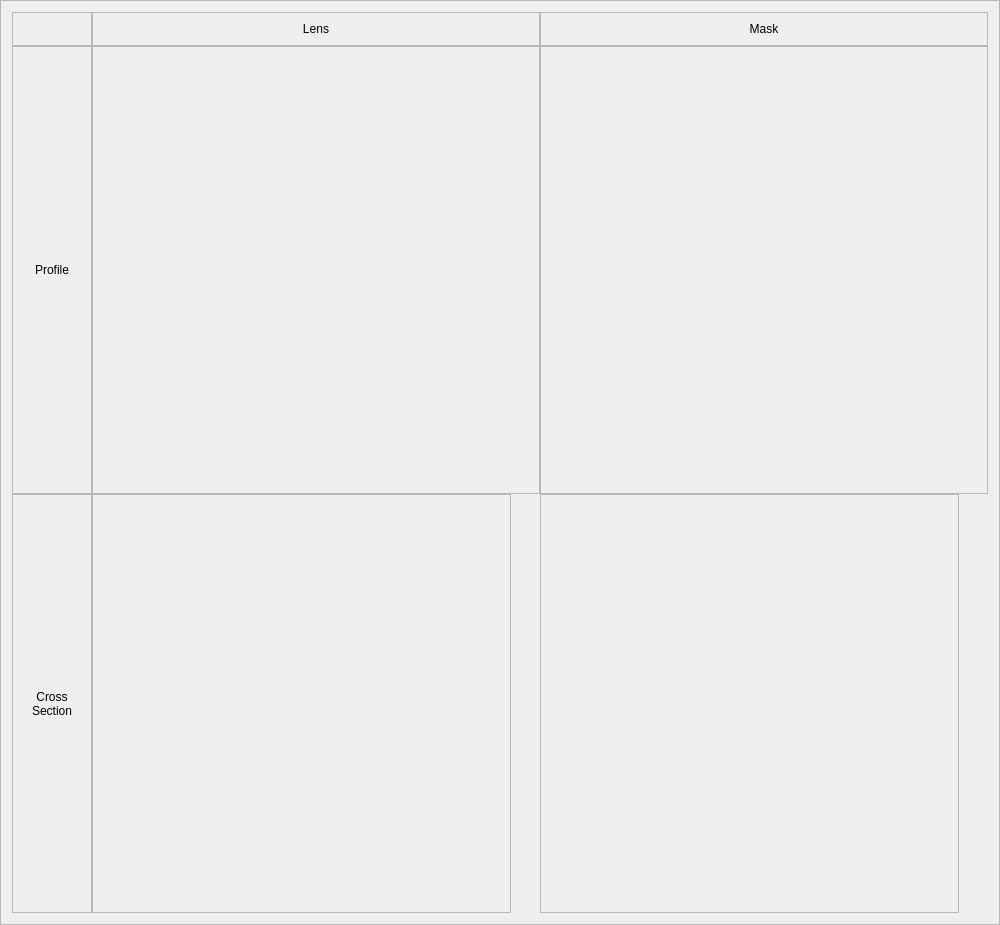
        <widget class="QFrame" name="frame_Display">
         <property name="minimumSize">
          <size>
           <width>0</width>
           <height>0</height>
          </size>
         </property>
         <property name="maximumSize">
          <size>
           <width>16777215</width>
           <height>16777215</height>
          </size>
         </property>
         <property name="frameShape">
          <enum>QFrame::StyledPanel</enum>
         </property>
         <property name="frameShadow">
          <enum>QFrame::Raised</enum>
         </property>
         <layout class="QGridLayout" name="gridLayout_14">
          <property name="spacing">
           <number>0</number>
          </property>
          <item row="1" column="0">
           <widget class="QFrame" name="frame_5">
            <property name="minimumSize">
             <size>
              <width>0</width>
              <height>361</height>
             </size>
            </property>
            <property name="maximumSize">
             <size>
              <width>80</width>
              <height>16777215</height>
             </size>
            </property>
            <property name="autoFillBackground">
             <bool>true</bool>
            </property>
            <property name="frameShape">
             <enum>QFrame::StyledPanel</enum>
            </property>
            <property name="frameShadow">
             <enum>QFrame::Raised</enum>
            </property>
            <layout class="QGridLayout" name="gridLayout_11">
             <item row="0" column="0">
              <widget class="QLabel" name="label_TitleProfile_2">
               <property name="styleSheet">
                <string notr="true">font: 14pt &quot;MS Shell Dlg 2&quot;;</string>
               </property>
               <property name="text">
                <string>Profile</string>
               </property>
               <property name="alignment">
                <set>Qt::AlignCenter</set>
               </property>
              </widget>
             </item>
            </layout>
           </widget>
          </item>
          <item row="2" column="0">
           <widget class="QFrame" name="frame_6">
            <property name="minimumSize">
             <size>
              <width>0</width>
              <height>361</height>
             </size>
            </property>
            <property name="maximumSize">
             <size>
              <width>80</width>
              <height>16777215</height>
             </size>
            </property>
            <property name="autoFillBackground">
             <bool>true</bool>
            </property>
            <property name="frameShape">
             <enum>QFrame::StyledPanel</enum>
            </property>
            <property name="frameShadow">
             <enum>QFrame::Raised</enum>
            </property>
            <layout class="QGridLayout" name="gridLayout_3">
             <item row="0" column="0">
              <widget class="QLabel" name="label_TitleProfile_3">
               <property name="mouseTracking">
                <bool>false</bool>
               </property>
               <property name="layoutDirection">
                <enum>Qt::LeftToRight</enum>
               </property>
               <property name="styleSheet">
                <string notr="true">font: 14pt &quot;MS Shell Dlg 2&quot;;</string>
               </property>
               <property name="text">
                <string>Cross Section</string>
               </property>
               <property name="textFormat">
                <enum>Qt::PlainText</enum>
               </property>
               <property name="alignment">
                <set>Qt::AlignCenter</set>
               </property>
               <property name="wordWrap">
                <bool>true</bool>
               </property>
              </widget>
             </item>
            </layout>
           </widget>
          </item>
          <item row="0" column="2">
           <widget class="QFrame" name="frame_4">
            <property name="minimumSize">
             <size>
              <width>361</width>
              <height>0</height>
             </size>
            </property>
            <property name="autoFillBackground">
             <bool>true</bool>
            </property>
            <property name="frameShape">
             <enum>QFrame::StyledPanel</enum>
            </property>
            <property name="frameShadow">
             <enum>QFrame::Raised</enum>
            </property>
            <layout class="QGridLayout" name="gridLayout_13">
             <item row="0" column="0">
              <widget class="QLabel" name="label_TitleMask">
               <property name="styleSheet">
                <string notr="true">font: 14pt &quot;MS Shell Dlg 2&quot;;</string>
               </property>
               <property name="text">
                <string>Mask</string>
               </property>
               <property name="alignment">
                <set>Qt::AlignCenter</set>
               </property>
              </widget>
             </item>
            </layout>
           </widget>
          </item>
          <item row="1" column="2">
           <widget class="QFrame" name="frame_ProfileMask">
            <property name="minimumSize">
             <size>
              <width>448</width>
              <height>448</height>
             </size>
            </property>
            <property name="maximumSize">
             <size>
              <width>448</width>
              <height>448</height>
             </size>
            </property>
            <property name="autoFillBackground">
             <bool>true</bool>
            </property>
            <property name="frameShape">
             <enum>QFrame::StyledPanel</enum>
            </property>
            <property name="frameShadow">
             <enum>QFrame::Raised</enum>
            </property>
            <layout class="QGridLayout" name="gridLayout_9">
             <property name="leftMargin">
              <number>0</number>
             </property>
             <property name="topMargin">
              <number>0</number>
             </property>
             <property name="rightMargin">
              <number>0</number>
             </property>
             <property name="bottomMargin">
              <number>0</number>
             </property>
             <item row="0" column="0">
              <widget class="QLabel" name="label_ProfileMask">
               <property name="sizePolicy">
                <sizepolicy hsizetype="Preferred" vsizetype="Preferred">
                 <horstretch>0</horstretch>
                 <verstretch>0</verstretch>
                </sizepolicy>
               </property>
               <property name="minimumSize">
                <size>
                 <width>448</width>
                 <height>448</height>
                </size>
               </property>
               <property name="maximumSize">
                <size>
                 <width>448</width>
                 <height>448</height>
                </size>
               </property>
               <property name="contextMenuPolicy">
                <enum>Qt::NoContextMenu</enum>
               </property>
               <property name="text">
                <string/>
               </property>
              </widget>
             </item>
            </layout>
           </widget>
          </item>
          <item row="1" column="1">
           <widget class="QFrame" name="frame_Profile">
            <property name="minimumSize">
             <size>
              <width>448</width>
              <height>448</height>
             </size>
            </property>
            <property name="maximumSize">
             <size>
              <width>448</width>
              <height>448</height>
             </size>
            </property>
            <property name="autoFillBackground">
             <bool>true</bool>
            </property>
            <property name="frameShape">
             <enum>QFrame::StyledPanel</enum>
            </property>
            <property name="frameShadow">
             <enum>QFrame::Raised</enum>
            </property>
            <layout class="QGridLayout" name="gridLayout_6">
             <property name="leftMargin">
              <number>0</number>
             </property>
             <property name="topMargin">
              <number>0</number>
             </property>
             <property name="rightMargin">
              <number>0</number>
             </property>
             <property name="bottomMargin">
              <number>0</number>
             </property>
             <item row="0" column="0">
              <widget class="QLabel" name="label_Profile">
               <property name="sizePolicy">
                <sizepolicy hsizetype="Preferred" vsizetype="Preferred">
                 <horstretch>0</horstretch>
                 <verstretch>0</verstretch>
                </sizepolicy>
               </property>
               <property name="minimumSize">
                <size>
                 <width>448</width>
                 <height>448</height>
                </size>
               </property>
               <property name="maximumSize">
                <size>
                 <width>448</width>
                 <height>448</height>
                </size>
               </property>
               <property name="contextMenuPolicy">
                <enum>Qt::NoContextMenu</enum>
               </property>
               <property name="text">
                <string/>
               </property>
              </widget>
             </item>
            </layout>
           </widget>
          </item>
          <item row="0" column="1">
           <widget class="QFrame" name="frame_3">
            <property name="minimumSize">
             <size>
              <width>361</width>
              <height>0</height>
             </size>
            </property>
            <property name="autoFillBackground">
             <bool>true</bool>
            </property>
            <property name="frameShape">
             <enum>QFrame::StyledPanel</enum>
            </property>
            <property name="frameShadow">
             <enum>QFrame::Raised</enum>
            </property>
            <layout class="QGridLayout" name="gridLayout_12">
             <item row="0" column="0">
              <widget class="QLabel" name="label_TitleProfile">
               <property name="styleSheet">
                <string notr="true">font: 14pt &quot;MS Shell Dlg 2&quot;;</string>
               </property>
               <property name="text">
                <string>Lens</string>
               </property>
               <property name="alignment">
                <set>Qt::AlignCenter</set>
               </property>
              </widget>
             </item>
            </layout>
           </widget>
          </item>
          <item row="2" column="1">
           <widget class="QFrame" name="frame_CrossSection">
            <property name="minimumSize">
             <size>
              <width>419</width>
              <height>419</height>
             </size>
            </property>
            <property name="maximumSize">
             <size>
              <width>419</width>
              <height>419</height>
             </size>
            </property>
            <property name="autoFillBackground">
             <bool>true</bool>
            </property>
            <property name="frameShape">
             <enum>QFrame::StyledPanel</enum>
            </property>
            <property name="frameShadow">
             <enum>QFrame::Raised</enum>
            </property>
            <layout class="QGridLayout" name="gridLayout_10">
             <property name="leftMargin">
              <number>0</number>
             </property>
             <property name="topMargin">
              <number>0</number>
             </property>
             <property name="rightMargin">
              <number>0</number>
             </property>
             <property name="bottomMargin">
              <number>0</number>
             </property>
             <item row="1" column="0">
              <widget class="QLabel" name="label_CrossSection">
               <property name="minimumSize">
                <size>
                 <width>419</width>
                 <height>419</height>
                </size>
               </property>
               <property name="maximumSize">
                <size>
                 <width>419</width>
                 <height>419</height>
                </size>
               </property>
               <property name="layoutDirection">
                <enum>Qt::RightToLeft</enum>
               </property>
               <property name="text">
                <string/>
               </property>
              </widget>
             </item>
            </layout>
           </widget>
          </item>
          <item row="2" column="2">
           <widget class="QFrame" name="frame_CrossSectionMask">
            <property name="minimumSize">
             <size>
              <width>419</width>
              <height>419</height>
             </size>
            </property>
            <property name="maximumSize">
             <size>
              <width>419</width>
              <height>419</height>
             </size>
            </property>
            <property name="autoFillBackground">
             <bool>true</bool>
            </property>
            <property name="frameShape">
             <enum>QFrame::StyledPanel</enum>
            </property>
            <property name="frameShadow">
             <enum>QFrame::Raised</enum>
            </property>
            <layout class="QGridLayout" name="gridLayout_4">
             <property name="leftMargin">
              <number>0</number>
             </property>
             <property name="topMargin">
              <number>0</number>
             </property>
             <property name="rightMargin">
              <number>0</number>
             </property>
             <property name="bottomMargin">
              <number>0</number>
             </property>
             <item row="0" column="0">
              <widget class="QLabel" name="label_CrossSectionMask">
               <property name="sizePolicy">
                <sizepolicy hsizetype="Preferred" vsizetype="Preferred">
                 <horstretch>0</horstretch>
                 <verstretch>0</verstretch>
                </sizepolicy>
               </property>
               <property name="minimumSize">
                <size>
                 <width>419</width>
                 <height>419</height>
                </size>
               </property>
               <property name="maximumSize">
                <size>
                 <width>419</width>
                 <height>419</height>
                </size>
               </property>
               <property name="contextMenuPolicy">
                <enum>Qt::NoContextMenu</enum>
               </property>
               <property name="text">
                <string/>
               </property>
              </widget>
             </item>
            </layout>
           </widget>
          </item>
          <item row="0" column="0">
           <widget class="QFrame" name="frame_2">
            <property name="maximumSize">
             <size>
              <width>80</width>
              <height>16777215</height>
             </size>
            </property>
            <property name="autoFillBackground">
             <bool>true</bool>
            </property>
            <property name="frameShape">
             <enum>QFrame::StyledPanel</enum>
            </property>
            <property name="frameShadow">
             <enum>QFrame::Raised</enum>
            </property>
            <layout class="QGridLayout" name="gridLayout_16">
             <item row="0" column="0">
              <widget class="QLabel" name="label">
               <property name="text">
                <string/>
               </property>
              </widget>
             </item>
            </layout>
           </widget>
          </item>
         </layout>
        </widget>
